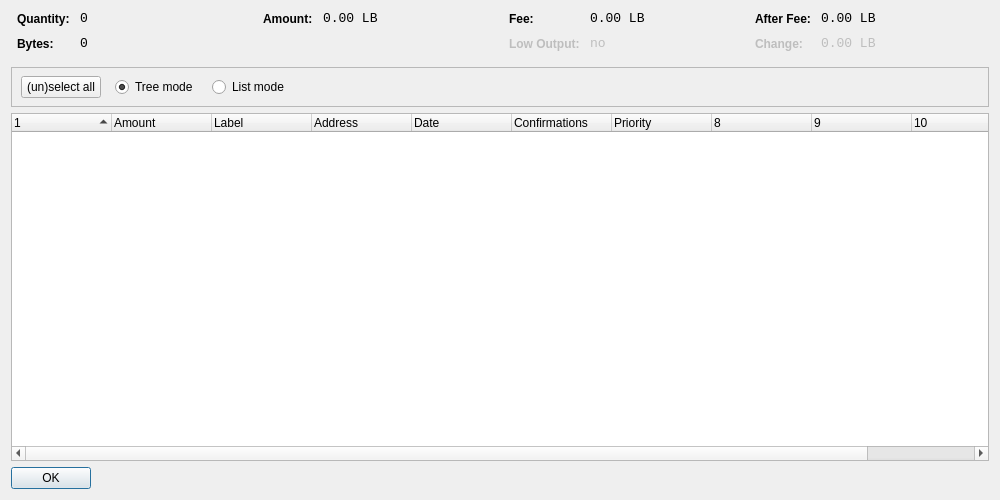
<?xml version="1.0" encoding="UTF-8"?>
<ui version="4.0">
 <class>CoinControlDialog</class>
 <widget class="QDialog" name="CoinControlDialog">
  <property name="geometry">
   <rect>
    <x>0</x>
    <y>0</y>
    <width>1000</width>
    <height>500</height>
   </rect>
  </property>
  <property name="windowTitle">
   <string>Coin Control</string>
  </property>
  <layout class="QVBoxLayout" name="verticalLayout">
   <item>
    <layout class="QHBoxLayout" name="horizontalLayoutTop" stretch="0,0,0,0">
     <property name="topMargin">
      <number>0</number>
     </property>
     <property name="bottomMargin">
      <number>10</number>
     </property>
     <item>
      <layout class="QFormLayout" name="formLayoutCoinControl1">
       <property name="horizontalSpacing">
        <number>10</number>
       </property>
       <property name="verticalSpacing">
        <number>10</number>
       </property>
       <property name="leftMargin">
        <number>6</number>
       </property>
       <property name="rightMargin">
        <number>6</number>
       </property>
       <item row="0" column="0">
        <widget class="QLabel" name="labelCoinControlQuantityText">
         <property name="styleSheet">
          <string notr="true">font-weight:bold;</string>
         </property>
         <property name="text">
          <string>Quantity:</string>
         </property>
        </widget>
       </item>
       <item row="0" column="1">
        <widget class="QLabel" name="labelCoinControlQuantity">
         <property name="font">
          <font>
           <family>Monospace</family>
           <pointsize>10</pointsize>
          </font>
         </property>
         <property name="cursor">
          <cursorShape>IBeamCursor</cursorShape>
         </property>
         <property name="contextMenuPolicy">
          <enum>Qt::ActionsContextMenu</enum>
         </property>
         <property name="text">
          <string notr="true">0</string>
         </property>
         <property name="textInteractionFlags">
          <set>Qt::LinksAccessibleByMouse|Qt::TextSelectableByKeyboard|Qt::TextSelectableByMouse</set>
         </property>
        </widget>
       </item>
       <item row="1" column="0">
        <widget class="QLabel" name="labelCoinControlBytesText">
         <property name="styleSheet">
          <string notr="true">font-weight:bold;</string>
         </property>
         <property name="text">
          <string>Bytes:</string>
         </property>
        </widget>
       </item>
       <item row="1" column="1">
        <widget class="QLabel" name="labelCoinControlBytes">
         <property name="font">
          <font>
           <family>Monospace</family>
           <pointsize>10</pointsize>
          </font>
         </property>
         <property name="cursor">
          <cursorShape>IBeamCursor</cursorShape>
         </property>
         <property name="contextMenuPolicy">
          <enum>Qt::ActionsContextMenu</enum>
         </property>
         <property name="text">
          <string notr="true">0</string>
         </property>
         <property name="textInteractionFlags">
          <set>Qt::LinksAccessibleByMouse|Qt::TextSelectableByKeyboard|Qt::TextSelectableByMouse</set>
         </property>
        </widget>
       </item>
      </layout>
     </item>
     <item>
      <layout class="QFormLayout" name="formLayoutCoinControl2">
       <property name="horizontalSpacing">
        <number>10</number>
       </property>
       <property name="verticalSpacing">
        <number>10</number>
       </property>
       <property name="leftMargin">
        <number>6</number>
       </property>
       <property name="rightMargin">
        <number>6</number>
       </property>
       <item row="0" column="0">
        <widget class="QLabel" name="labelCoinControlAmountText">
         <property name="styleSheet">
          <string notr="true">font-weight:bold;</string>
         </property>
         <property name="text">
          <string>Amount:</string>
         </property>
        </widget>
       </item>
       <item row="0" column="1">
        <widget class="QLabel" name="labelCoinControlAmount">
         <property name="font">
          <font>
           <family>Monospace</family>
           <pointsize>10</pointsize>
          </font>
         </property>
         <property name="cursor">
          <cursorShape>IBeamCursor</cursorShape>
         </property>
         <property name="contextMenuPolicy">
          <enum>Qt::ActionsContextMenu</enum>
         </property>
         <property name="text">
          <string notr="true">0.00 LB</string>
         </property>
         <property name="textInteractionFlags">
          <set>Qt::LinksAccessibleByMouse|Qt::TextSelectableByKeyboard|Qt::TextSelectableByMouse</set>
         </property>
        </widget>
       </item>
      </layout>
     </item>
     <item>
      <layout class="QFormLayout" name="formLayoutCoinControl3">
       <property name="horizontalSpacing">
        <number>10</number>
       </property>
       <property name="verticalSpacing">
        <number>10</number>
       </property>
       <property name="leftMargin">
        <number>6</number>
       </property>
       <property name="rightMargin">
        <number>6</number>
       </property>
       <item row="0" column="0">
        <widget class="QLabel" name="labelCoinControlFeeText">
         <property name="styleSheet">
          <string notr="true">font-weight:bold;</string>
         </property>
         <property name="text">
          <string>Fee:</string>
         </property>
        </widget>
       </item>
       <item row="0" column="1">
        <widget class="QLabel" name="labelCoinControlFee">
         <property name="font">
          <font>
           <family>Monospace</family>
           <pointsize>10</pointsize>
          </font>
         </property>
         <property name="cursor">
          <cursorShape>IBeamCursor</cursorShape>
         </property>
         <property name="contextMenuPolicy">
          <enum>Qt::ActionsContextMenu</enum>
         </property>
         <property name="text">
          <string notr="true">0.00 LB</string>
         </property>
         <property name="textInteractionFlags">
          <set>Qt::LinksAccessibleByMouse|Qt::TextSelectableByKeyboard|Qt::TextSelectableByMouse</set>
         </property>
        </widget>
       </item>
       <item row="1" column="0">
        <widget class="QLabel" name="labelCoinControlLowOutputText">
         <property name="enabled">
          <bool>false</bool>
         </property>
         <property name="styleSheet">
          <string notr="true">font-weight:bold;</string>
         </property>
         <property name="text">
          <string>Low Output:</string>
         </property>
        </widget>
       </item>
       <item row="1" column="1">
        <widget class="QLabel" name="labelCoinControlLowOutput">
         <property name="enabled">
          <bool>false</bool>
         </property>
         <property name="font">
          <font>
           <family>Monospace</family>
           <pointsize>10</pointsize>
          </font>
         </property>
         <property name="cursor">
          <cursorShape>IBeamCursor</cursorShape>
         </property>
         <property name="contextMenuPolicy">
          <enum>Qt::ActionsContextMenu</enum>
         </property>
         <property name="text">
          <string notr="true">no</string>
         </property>
         <property name="textInteractionFlags">
          <set>Qt::LinksAccessibleByMouse|Qt::TextSelectableByKeyboard|Qt::TextSelectableByMouse</set>
         </property>
        </widget>
       </item>
      </layout>
     </item>
     <item>
      <layout class="QFormLayout" name="formLayoutCoinControl4">
       <property name="horizontalSpacing">
        <number>10</number>
       </property>
       <property name="verticalSpacing">
        <number>10</number>
       </property>
       <property name="leftMargin">
        <number>6</number>
       </property>
       <property name="rightMargin">
        <number>6</number>
       </property>
       <item row="0" column="0">
        <widget class="QLabel" name="labelCoinControlAfterFeeText">
         <property name="styleSheet">
          <string notr="true">font-weight:bold;</string>
         </property>
         <property name="text">
          <string>After Fee:</string>
         </property>
        </widget>
       </item>
       <item row="0" column="1">
        <widget class="QLabel" name="labelCoinControlAfterFee">
         <property name="font">
          <font>
           <family>Monospace</family>
           <pointsize>10</pointsize>
          </font>
         </property>
         <property name="cursor">
          <cursorShape>IBeamCursor</cursorShape>
         </property>
         <property name="contextMenuPolicy">
          <enum>Qt::ActionsContextMenu</enum>
         </property>
         <property name="text">
          <string notr="true">0.00 LB</string>
         </property>
         <property name="textInteractionFlags">
          <set>Qt::LinksAccessibleByMouse|Qt::TextSelectableByKeyboard|Qt::TextSelectableByMouse</set>
         </property>
        </widget>
       </item>
       <item row="1" column="0">
        <widget class="QLabel" name="labelCoinControlChangeText">
         <property name="enabled">
          <bool>false</bool>
         </property>
         <property name="styleSheet">
          <string notr="true">font-weight:bold;</string>
         </property>
         <property name="text">
          <string>Change:</string>
         </property>
        </widget>
       </item>
       <item row="1" column="1">
        <widget class="QLabel" name="labelCoinControlChange">
         <property name="enabled">
          <bool>false</bool>
         </property>
         <property name="font">
          <font>
           <family>Monospace</family>
           <pointsize>10</pointsize>
          </font>
         </property>
         <property name="cursor">
          <cursorShape>IBeamCursor</cursorShape>
         </property>
         <property name="contextMenuPolicy">
          <enum>Qt::ActionsContextMenu</enum>
         </property>
         <property name="text">
          <string notr="true">0.00 LB</string>
         </property>
         <property name="textInteractionFlags">
          <set>Qt::LinksAccessibleByMouse|Qt::TextSelectableByKeyboard|Qt::TextSelectableByMouse</set>
         </property>
        </widget>
       </item>
      </layout>
     </item>
    </layout>
   </item>
   <item>
    <widget class="QFrame" name="frame">
     <property name="minimumSize">
      <size>
       <width>0</width>
       <height>40</height>
      </size>
     </property>
     <property name="frameShape">
      <enum>QFrame::StyledPanel</enum>
     </property>
     <property name="frameShadow">
      <enum>QFrame::Sunken</enum>
     </property>
     <widget class="QWidget" name="horizontalLayoutWidget">
      <property name="geometry">
       <rect>
        <x>10</x>
        <y>0</y>
        <width>781</width>
        <height>41</height>
       </rect>
      </property>
      <layout class="QHBoxLayout" name="horizontalLayoutPanel" stretch="0,0,0,0,0">
       <property name="spacing">
        <number>14</number>
       </property>
       <item>
        <widget class="QPushButton" name="pushButtonSelectAll">
         <property name="sizePolicy">
          <sizepolicy hsizetype="Maximum" vsizetype="Fixed">
           <horstretch>0</horstretch>
           <verstretch>0</verstretch>
          </sizepolicy>
         </property>
         <property name="text">
          <string>(un)select all</string>
         </property>
        </widget>
       </item>
       <item>
        <widget class="QRadioButton" name="radioTreeMode">
         <property name="sizePolicy">
          <sizepolicy hsizetype="Maximum" vsizetype="Fixed">
           <horstretch>0</horstretch>
           <verstretch>0</verstretch>
          </sizepolicy>
         </property>
         <property name="text">
          <string>Tree mode</string>
         </property>
         <property name="checked">
          <bool>true</bool>
         </property>
        </widget>
       </item>
       <item>
        <widget class="QRadioButton" name="radioListMode">
         <property name="sizePolicy">
          <sizepolicy hsizetype="Maximum" vsizetype="Fixed">
           <horstretch>0</horstretch>
           <verstretch>0</verstretch>
          </sizepolicy>
         </property>
         <property name="text">
          <string>List mode</string>
         </property>
        </widget>
       </item>
       <item>
        <spacer name="horizontalSpacer">
         <property name="orientation">
          <enum>Qt::Horizontal</enum>
         </property>
         <property name="sizeHint" stdset="0">
          <size>
           <width>40</width>
           <height>20</height>
          </size>
         </property>
        </spacer>
       </item>
      </layout>
     </widget>
    </widget>
   </item>
   <item>
    <widget class="CoinControlTreeWidget" name="treeWidget">
     <property name="contextMenuPolicy">
      <enum>Qt::CustomContextMenu</enum>
     </property>
     <property name="sortingEnabled">
      <bool>false</bool>
     </property>
     <property name="columnCount">
      <number>11</number>
     </property>
     <attribute name="headerShowSortIndicator" stdset="0">
      <bool>true</bool>
     </attribute>
     <attribute name="headerStretchLastSection">
      <bool>false</bool>
     </attribute>
     <column>
      <property name="text">
       <string/>
      </property>
     </column>
     <column>
      <property name="text">
       <string>Amount</string>
      </property>
     </column>
     <column>
      <property name="text">
       <string>Label</string>
      </property>
     </column>
     <column>
      <property name="text">
       <string>Address</string>
      </property>
     </column>
     <column>
      <property name="text">
       <string>Date</string>
      </property>
     </column>
     <column>
      <property name="text">
       <string>Confirmations</string>
      </property>
      <property name="toolTip">
       <string>Confirmed</string>
      </property>
     </column>
     <column>
      <property name="text">
       <string>Priority</string>
      </property>
     </column>
     <column>
      <property name="text">
       <string/>
      </property>
     </column>
     <column>
      <property name="text">
       <string/>
      </property>
     </column>
     <column>
      <property name="text">
       <string/>
      </property>
     </column>
     <column>
      <property name="text">
       <string/>
      </property>
     </column>
    </widget>
   </item>
   <item>
    <widget class="QDialogButtonBox" name="buttonBox">
     <property name="sizePolicy">
      <sizepolicy hsizetype="Maximum" vsizetype="Fixed">
       <horstretch>0</horstretch>
       <verstretch>0</verstretch>
      </sizepolicy>
     </property>
     <property name="orientation">
      <enum>Qt::Horizontal</enum>
     </property>
     <property name="standardButtons">
      <set>QDialogButtonBox::Ok</set>
     </property>
    </widget>
   </item>
  </layout>
 </widget>
 <customwidgets>
  <customwidget>
   <class>CoinControlTreeWidget</class>
   <extends>QTreeWidget</extends>
   <header>coincontroltreewidget.h</header>
  </customwidget>
 </customwidgets>
 <resources/>
 <connections/>
</ui>
